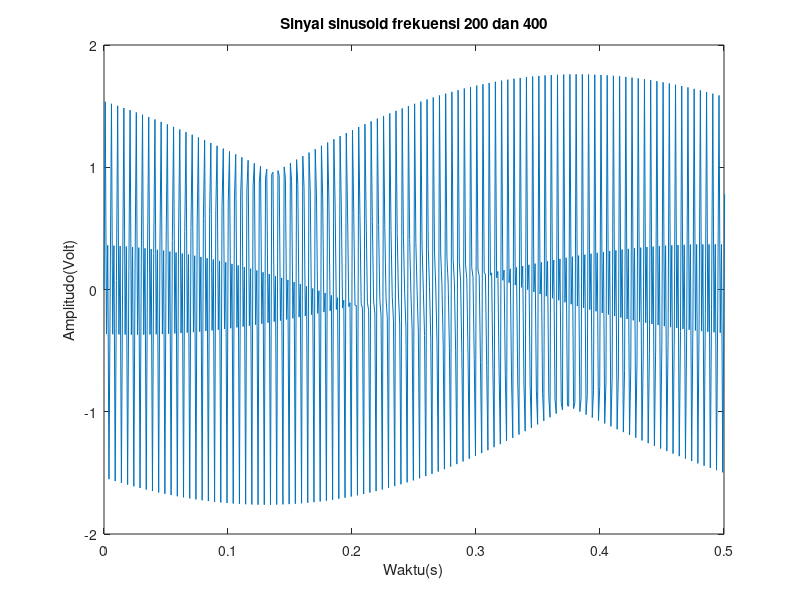
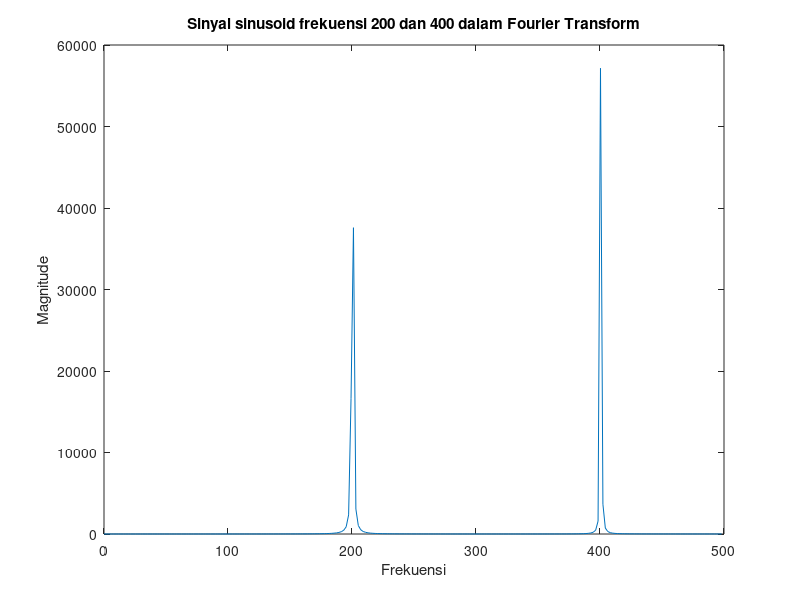

These figures' MATLAB source, in order:
clc
clear

f1=200;
f2=400;
N=512;
fs=1000;
time=N/fs;
t=linspace(0,time,N);
x=sin(2*pi*f1*t)+sin(2*pi*f2*t);
figure(1)
plot(t,x)
title('Sinyal sinusoid frekuensi 200 dan 400');
xlabel("Waktu(s)");
ylabel("Amplitudo(Volt)");
xlim([0 0.5]);
%------------- Fourier Transform-----------
y=abs(fft(x));
mag=y.^2;
frek=0:fs/N:(fs/2)-fs/N;
figure(2)
plot(frek,mag(1:N/2))
title("Sinyal sinusoid frekuensi 200 dan 400 dalam Fourier Transform");
xlabel("Frekuensi");
ylabel("Magnitude");